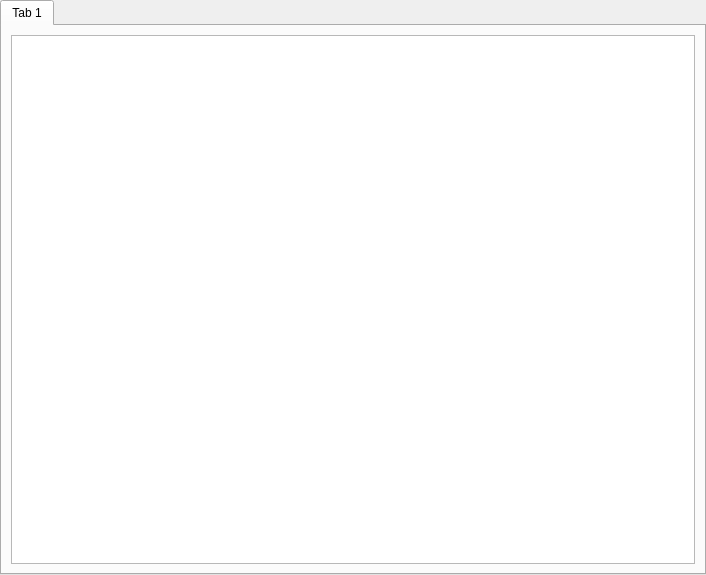
<?xml version="1.0" encoding="UTF-8"?>
<ui version="4.0">
 <class>GameOptionsPage</class>
 <widget class="QWidget" name="GameOptionsPage">
  <property name="geometry">
   <rect>
    <x>0</x>
    <y>0</y>
    <width>706</width>
    <height>575</height>
   </rect>
  </property>
  <layout class="QGridLayout" name="gridLayout">
   <property name="leftMargin">
    <number>0</number>
   </property>
   <property name="topMargin">
    <number>0</number>
   </property>
   <property name="rightMargin">
    <number>0</number>
   </property>
   <property name="bottomMargin">
    <number>0</number>
   </property>
   <item row="0" column="0">
    <widget class="QTabWidget" name="tabWidget">
     <property name="currentIndex">
      <number>0</number>
     </property>
     <widget class="QWidget" name="tab">
      <property name="sizePolicy">
       <sizepolicy hsizetype="Preferred" vsizetype="Preferred">
        <horstretch>0</horstretch>
        <verstretch>0</verstretch>
       </sizepolicy>
      </property>
      <attribute name="title">
       <string notr="true">Tab 1</string>
      </attribute>
      <layout class="QGridLayout" name="gridLayout_2">
       <item row="0" column="0" colspan="2">
        <widget class="QTreeView" name="optionsView">
         <property name="sizePolicy">
          <sizepolicy hsizetype="Expanding" vsizetype="Expanding">
           <horstretch>0</horstretch>
           <verstretch>0</verstretch>
          </sizepolicy>
         </property>
         <property name="acceptDrops">
          <bool>true</bool>
         </property>
         <property name="alternatingRowColors">
          <bool>true</bool>
         </property>
         <property name="selectionMode">
          <enum>QAbstractItemView::SingleSelection</enum>
         </property>
         <property name="selectionBehavior">
          <enum>QAbstractItemView::SelectRows</enum>
         </property>
         <property name="iconSize">
          <size>
           <width>64</width>
           <height>64</height>
          </size>
         </property>
         <property name="rootIsDecorated">
          <bool>false</bool>
         </property>
         <attribute name="headerStretchLastSection">
          <bool>false</bool>
         </attribute>
        </widget>
       </item>
      </layout>
     </widget>
    </widget>
   </item>
  </layout>
 </widget>
 <tabstops>
  <tabstop>tabWidget</tabstop>
  <tabstop>optionsView</tabstop>
 </tabstops>
 <resources/>
 <connections/>
</ui>
